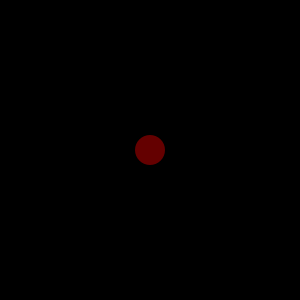
Frame 1 (no input)
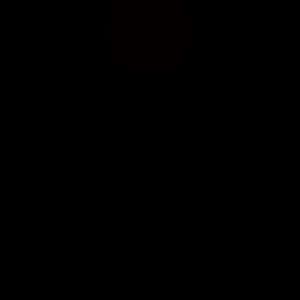
Frame 60 (the mouse pressed at the canvas centre just before this capture)
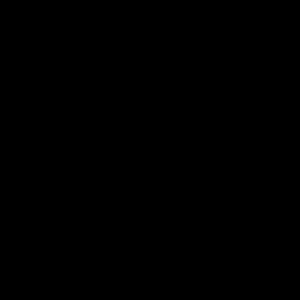
Frame 120 (the mouse held since frame 60 and released just before this capture)

The Processing sketch that drew these frames (run headless with seeded random() and noise(); from frame 60 on, the mouse is pressed at the canvas centre):

// Processing sketch: processing_53956
// ── processing_53956.pde

float x = 0.0;
  
void setup(){
  size(300,300); //canvas size
  background(0); //initial background colour
  noStroke();
  ellipseMode(CENTER); //ellips is drawn from center
   
}
 
void draw() {
  frameRate(40); //speed of the ellipse growing
  background (0,0,0); //background colour is black
   
   //red turning into black, blinking
   fill(random(155 - x),0,0); //red turning into black, blinking
  ellipse (150,150-x, 30 + x/2, 30 + x/2);  //north

   
  //radius
  if(x < 250) //if x is smaller than 250
  {
     x += 2; //increases value by 2
  }
  else
  {
     x = 0; //if x is bigger, returns to 0
  }
}

                
                                                                
